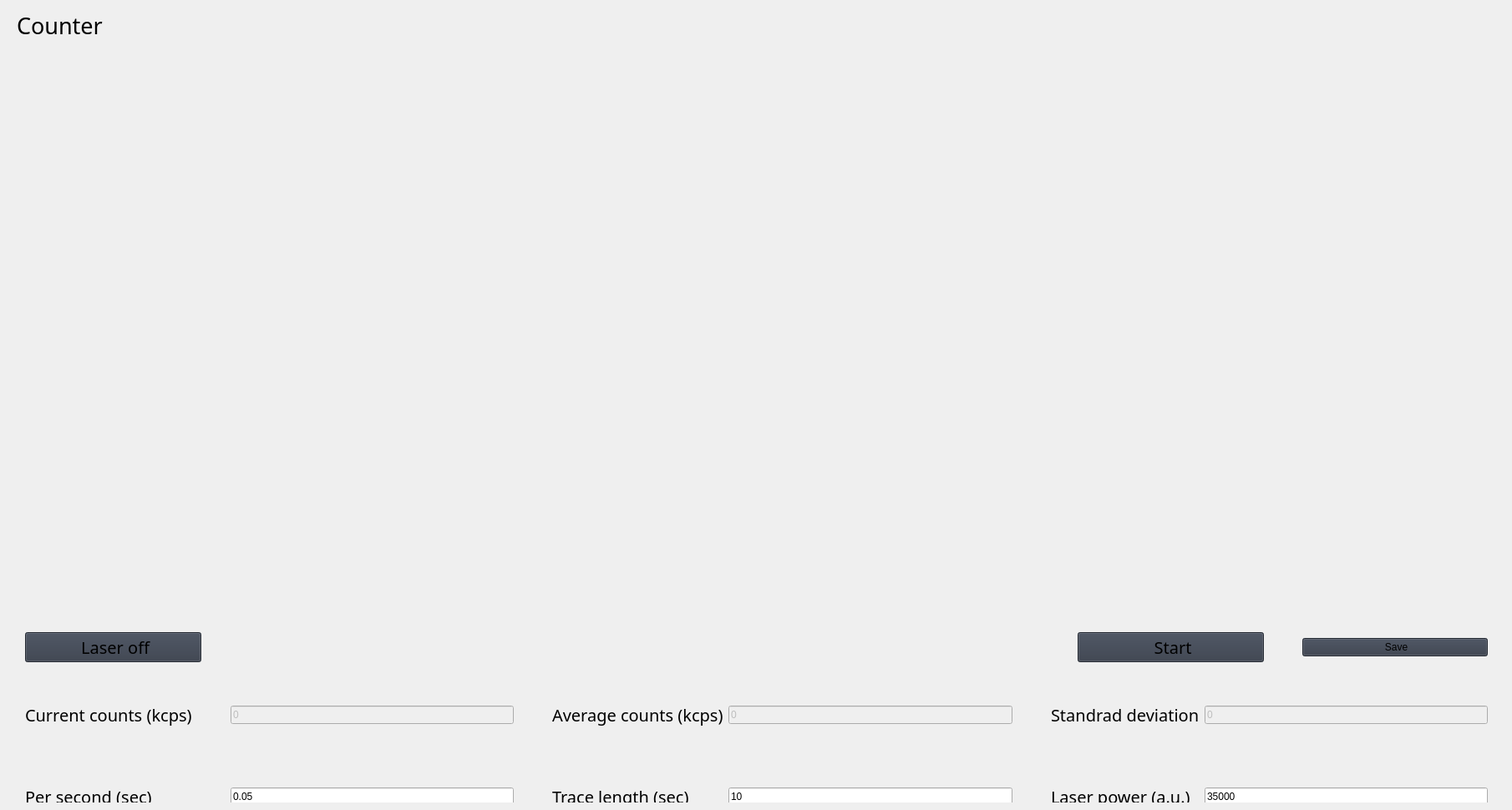
                     <widget class="QWidget" name="counter">
                      <property name="styleSheet">
                       <string notr="true"/>
                      </property>
                      <widget class="QWidget" name="verticalLayoutWidget_2">
                       <property name="geometry">
                        <rect>
                         <x>20</x>
                         <y>10</y>
                         <width>261</width>
                         <height>41</height>
                        </rect>
                       </property>
                       <layout class="QVBoxLayout" name="verticalLayout_21">
                        <item>
                         <widget class="QLabel" name="label">
                          <property name="font">
                           <font>
                            <family>Segoe UI Semibold</family>
                            <pointsize>20</pointsize>
                            <weight>7</weight>
                            <italic>false</italic>
                            <bold>false</bold>
                           </font>
                          </property>
                          <property name="styleSheet">
                           <string notr="true">font: 63 20pt &quot;Segoe UI Semibold&quot;;</string>
                          </property>
                          <property name="text">
                           <string>Counter</string>
                          </property>
                         </widget>
                        </item>
                       </layout>
                      </widget>
                      <widget class="QFrame" name="frame_2">
                       <property name="geometry">
                        <rect>
                         <x>10</x>
                         <y>60</y>
                         <width>1791</width>
                         <height>661</height>
                        </rect>
                       </property>
                       <property name="frameShape">
                        <enum>QFrame::NoFrame</enum>
                       </property>
                       <widget class="QWidget" name="counter_widget" native="true">
                        <property name="geometry">
                         <rect>
                          <x>0</x>
                          <y>0</y>
                          <width>1791</width>
                          <height>661</height>
                         </rect>
                        </property>
                        <widget class="QWidget" name="verticalLayoutWidget">
                         <property name="geometry">
                          <rect>
                           <x>10</x>
                           <y>10</y>
                           <width>1771</width>
                           <height>641</height>
                          </rect>
                         </property>
                         <layout class="QVBoxLayout" name="counter_layout"/>
                        </widget>
                       </widget>
                      </widget>
                      <widget class="QFrame" name="frame_3">
                       <property name="geometry">
                        <rect>
                         <x>10</x>
                         <y>730</y>
                         <width>1791</width>
                         <height>231</height>
                        </rect>
                       </property>
                       <property name="frameShape">
                        <enum>QFrame::NoFrame</enum>
                       </property>
                       <widget class="QWidget" name="gridLayoutWidget_2">
                        <property name="geometry">
                         <rect>
                          <x>20</x>
                          <y>100</y>
                          <width>1751</width>
                          <height>138</height>
                         </rect>
                        </property>
                        <layout class="QGridLayout" name="gridLayout_4">
                         <item row="0" column="2">
                          <widget class="QLineEdit" name="counter_counts">
                           <property name="enabled">
                            <bool>false</bool>
                           </property>
                           <property name="styleSheet">
                            <string notr="true">font: 63 20pt &quot;Segoe UI Semibold&quot;;</string>
                           </property>
                           <property name="text">
                            <string>0</string>
                           </property>
                          </widget>
                         </item>
                         <item row="0" column="3">
                          <spacer name="horizontalSpacer_25">
                           <property name="sizeHint" stdset="0">
                            <size>
                             <width>40</width>
                             <height>20</height>
                            </size>
                           </property>
                          </spacer>
                         </item>
                         <item row="0" column="4">
                          <widget class="QLabel" name="label_6">
                           <property name="font">
                            <font>
                             <family>Segoe UI Semibold</family>
                             <pointsize>15</pointsize>
                             <weight>7</weight>
                             <italic>false</italic>
                             <bold>false</bold>
                            </font>
                           </property>
                           <property name="styleSheet">
                            <string notr="true">font: 63 15pt &quot;Segoe UI Semibold&quot;;</string>
                           </property>
                           <property name="text">
                            <string>Average counts (kcps)</string>
                           </property>
                           <property name="wordWrap">
                            <bool>true</bool>
                           </property>
                           <property name="textInteractionFlags">
                            <set>Qt::NoTextInteraction</set>
                           </property>
                          </widget>
                         </item>
                         <item row="0" column="8">
                          <widget class="QLineEdit" name="counter_standard_deviation">
                           <property name="enabled">
                            <bool>false</bool>
                           </property>
                           <property name="styleSheet">
                            <string notr="true">font: 63 20pt &quot;Segoe UI Semibold&quot;;</string>
                           </property>
                           <property name="text">
                            <string>0</string>
                           </property>
                          </widget>
                         </item>
                         <item row="1" column="5">
                          <spacer name="verticalSpacer">
                           <property name="sizeHint" stdset="0">
                            <size>
                             <width>20</width>
                             <height>40</height>
                            </size>
                           </property>
                          </spacer>
                         </item>
                         <item row="0" column="1">
                          <spacer name="horizontalSpacer">
                           <property name="sizeHint" stdset="0">
                            <size>
                             <width>40</width>
                             <height>20</height>
                            </size>
                           </property>
                          </spacer>
                         </item>
                         <item row="0" column="0">
                          <widget class="QLabel" name="label_5">
                           <property name="font">
                            <font>
                             <family>Segoe UI Semibold</family>
                             <pointsize>15</pointsize>
                             <weight>7</weight>
                             <italic>false</italic>
                             <bold>false</bold>
                            </font>
                           </property>
                           <property name="styleSheet">
                            <string notr="true">font: 63 15pt &quot;Segoe UI Semibold&quot;;</string>
                           </property>
                           <property name="text">
                            <string>Current counts (kcps)</string>
                           </property>
                           <property name="wordWrap">
                            <bool>true</bool>
                           </property>
                           <property name="textInteractionFlags">
                            <set>Qt::NoTextInteraction</set>
                           </property>
                          </widget>
                         </item>
                         <item row="0" column="7">
                          <widget class="QLabel" name="label_7">
                           <property name="font">
                            <font>
                             <family>Segoe UI Semibold</family>
                             <pointsize>15</pointsize>
                             <weight>7</weight>
                             <italic>false</italic>
                             <bold>false</bold>
                            </font>
                           </property>
                           <property name="styleSheet">
                            <string notr="true">font: 63 15pt &quot;Segoe UI Semibold&quot;;</string>
                           </property>
                           <property name="text">
                            <string>Standrad deviation</string>
                           </property>
                           <property name="wordWrap">
                            <bool>true</bool>
                           </property>
                           <property name="textInteractionFlags">
                            <set>Qt::NoTextInteraction</set>
                           </property>
                          </widget>
                         </item>
                         <item row="0" column="5">
                          <widget class="QLineEdit" name="counter_average_counts">
                           <property name="enabled">
                            <bool>false</bool>
                           </property>
                           <property name="styleSheet">
                            <string notr="true">font: 63 20pt &quot;Segoe UI Semibold&quot;;</string>
                           </property>
                           <property name="text">
                            <string>0</string>
                           </property>
                          </widget>
                         </item>
                         <item row="0" column="6">
                          <spacer name="horizontalSpacer_3">
                           <property name="sizeHint" stdset="0">
                            <size>
                             <width>40</width>
                             <height>20</height>
                            </size>
                           </property>
                          </spacer>
                         </item>
                         <item row="2" column="7">
                          <widget class="QLabel" name="counter_laser_power_2">
                           <property name="font">
                            <font>
                             <family>Segoe UI Semibold</family>
                             <pointsize>15</pointsize>
                             <weight>7</weight>
                             <italic>false</italic>
                             <bold>false</bold>
                            </font>
                           </property>
                           <property name="styleSheet">
                            <string notr="true">font: 63 15pt &quot;Segoe UI Semibold&quot;;</string>
                           </property>
                           <property name="text">
                            <string>Laser power (a.u.)</string>
                           </property>
                           <property name="wordWrap">
                            <bool>true</bool>
                           </property>
                           <property name="textInteractionFlags">
                            <set>Qt::NoTextInteraction</set>
                           </property>
                          </widget>
                         </item>
                         <item row="2" column="8">
                          <widget class="QLineEdit" name="counter_laser_power">
                           <property name="styleSheet">
                            <string notr="true">font: 63 20pt &quot;Segoe UI Semibold&quot;;</string>
                           </property>
                           <property name="text">
                            <string>35000</string>
                           </property>
                          </widget>
                         </item>
                         <item row="2" column="4">
                          <widget class="QLabel" name="label_3">
                           <property name="font">
                            <font>
                             <family>Segoe UI Semibold</family>
                             <pointsize>15</pointsize>
                             <weight>7</weight>
                             <italic>false</italic>
                             <bold>false</bold>
                            </font>
                           </property>
                           <property name="styleSheet">
                            <string notr="true">font: 63 15pt &quot;Segoe UI Semibold&quot;;</string>
                           </property>
                           <property name="text">
                            <string>Trace length (sec)</string>
                           </property>
                           <property name="wordWrap">
                            <bool>true</bool>
                           </property>
                           <property name="textInteractionFlags">
                            <set>Qt::NoTextInteraction</set>
                           </property>
                          </widget>
                         </item>
                         <item row="2" column="5">
                          <widget class="QLineEdit" name="counter_trace_length">
                           <property name="styleSheet">
                            <string notr="true">font: 63 20pt &quot;Segoe UI Semibold&quot;;</string>
                           </property>
                           <property name="text">
                            <string>10</string>
                           </property>
                          </widget>
                         </item>
                         <item row="2" column="0">
                          <widget class="QLabel" name="label_2">
                           <property name="font">
                            <font>
                             <family>Segoe UI Semibold</family>
                             <pointsize>15</pointsize>
                             <weight>7</weight>
                             <italic>false</italic>
                             <bold>false</bold>
                            </font>
                           </property>
                           <property name="styleSheet">
                            <string notr="true">font: 63 15pt &quot;Segoe UI Semibold&quot;;</string>
                           </property>
                           <property name="text">
                            <string>Per second (sec)</string>
                           </property>
                           <property name="wordWrap">
                            <bool>true</bool>
                           </property>
                           <property name="textInteractionFlags">
                            <set>Qt::NoTextInteraction</set>
                           </property>
                          </widget>
                         </item>
                         <item row="2" column="2">
                          <widget class="QLineEdit" name="counter_T_per_sec">
                           <property name="styleSheet">
                            <string notr="true">font: 63 20pt &quot;Segoe UI Semibold&quot;;</string>
                           </property>
                           <property name="text">
                            <string>0.05</string>
                           </property>
                          </widget>
                         </item>
                        </layout>
                       </widget>
                       <widget class="QWidget" name="horizontalLayoutWidget_3">
                        <property name="geometry">
                         <rect>
                          <x>1280</x>
                          <y>20</y>
                          <width>491</width>
                          <height>51</height>
                         </rect>
                        </property>
                        <layout class="QHBoxLayout" name="horizontalLayout_8">
                         <item>
                          <widget class="QPushButton" name="counter_start">
                           <property name="sizePolicy">
                            <sizepolicy hsizetype="Expanding" vsizetype="Fixed">
                             <horstretch>0</horstretch>
                             <verstretch>0</verstretch>
                            </sizepolicy>
                           </property>
                           <property name="font">
                            <font>
                             <family>Segoe UI Semibold</family>
                             <pointsize>15</pointsize>
                             <weight>7</weight>
                             <italic>false</italic>
                             <bold>false</bold>
                            </font>
                           </property>
                           <property name="styleSheet">
                            <string notr="true">background-color: rgb(52, 59, 72);
font: 63 15pt &quot;Segoe UI Semibold&quot;;</string>
                           </property>
                           <property name="text">
                            <string> Start</string>
                           </property>
                           <property name="icon">
                            <iconset>
                             <normaloff>:/icons/images/icons/cil-media-play.png</normaloff>:/icons/images/icons/cil-media-play.png</iconset>
                           </property>
                           <property name="iconSize">
                            <size>
                             <width>40</width>
                             <height>40</height>
                            </size>
                           </property>
                           <property name="checkable">
                            <bool>false</bool>
                           </property>
                          </widget>
                         </item>
                         <item>
                          <spacer name="horizontalSpacer_11">
                           <property name="sizeType">
                            <enum>QSizePolicy::Fixed</enum>
                           </property>
                           <property name="sizeHint" stdset="0">
                            <size>
                             <width>40</width>
                             <height>20</height>
                            </size>
                           </property>
                          </spacer>
                         </item>
                         <item>
                          <widget class="QPushButton" name="counter_save">
                           <property name="sizePolicy">
                            <sizepolicy hsizetype="Expanding" vsizetype="Fixed">
                             <horstretch>0</horstretch>
                             <verstretch>0</verstretch>
                            </sizepolicy>
                           </property>
                           <property name="styleSheet">
                            <string notr="true">background-color: rgb(52, 59, 72);
font: 63 15pt &quot;Segoe UI Semibold&quot;;</string>
                           </property>
                           <property name="text">
                            <string> Save</string>
                           </property>
                           <property name="icon">
                            <iconset>
                             <normaloff>:/icons/images/icons/cil-save.png</normaloff>:/icons/images/icons/cil-save.png</iconset>
                           </property>
                           <property name="iconSize">
                            <size>
                             <width>40</width>
                             <height>40</height>
                            </size>
                           </property>
                          </widget>
                         </item>
                        </layout>
                       </widget>
                       <widget class="QWidget" name="horizontalLayoutWidget_7">
                        <property name="geometry">
                         <rect>
                          <x>20</x>
                          <y>20</y>
                          <width>211</width>
                          <height>51</height>
                         </rect>
                        </property>
                        <layout class="QHBoxLayout" name="horizontalLayout_15">
                         <item>
                          <widget class="QPushButton" name="counter_laser_on">
                           <property name="sizePolicy">
                            <sizepolicy hsizetype="Expanding" vsizetype="Fixed">
                             <horstretch>0</horstretch>
                             <verstretch>0</verstretch>
                            </sizepolicy>
                           </property>
                           <property name="font">
                            <font>
                             <family>Segoe UI Semibold</family>
                             <pointsize>15</pointsize>
                             <weight>7</weight>
                             <italic>false</italic>
                             <bold>false</bold>
                            </font>
                           </property>
                           <property name="styleSheet">
                            <string notr="true">background-color: rgb(52, 59, 72);
font: 63 15pt &quot;Segoe UI Semibold&quot;;</string>
                           </property>
                           <property name="text">
                            <string> Laser off</string>
                           </property>
                           <property name="icon">
                            <iconset resource="resources.qrc">
                             <normaloff>:/icon/images/icons/cil-smile.png</normaloff>:/icon/images/icons/cil-smile.png</iconset>
                           </property>
                           <property name="iconSize">
                            <size>
                             <width>40</width>
                             <height>40</height>
                            </size>
                           </property>
                           <property name="checkable">
                            <bool>false</bool>
                           </property>
                          </widget>
                         </item>
                        </layout>
                       </widget>
                      </widget>
                     </widget>
